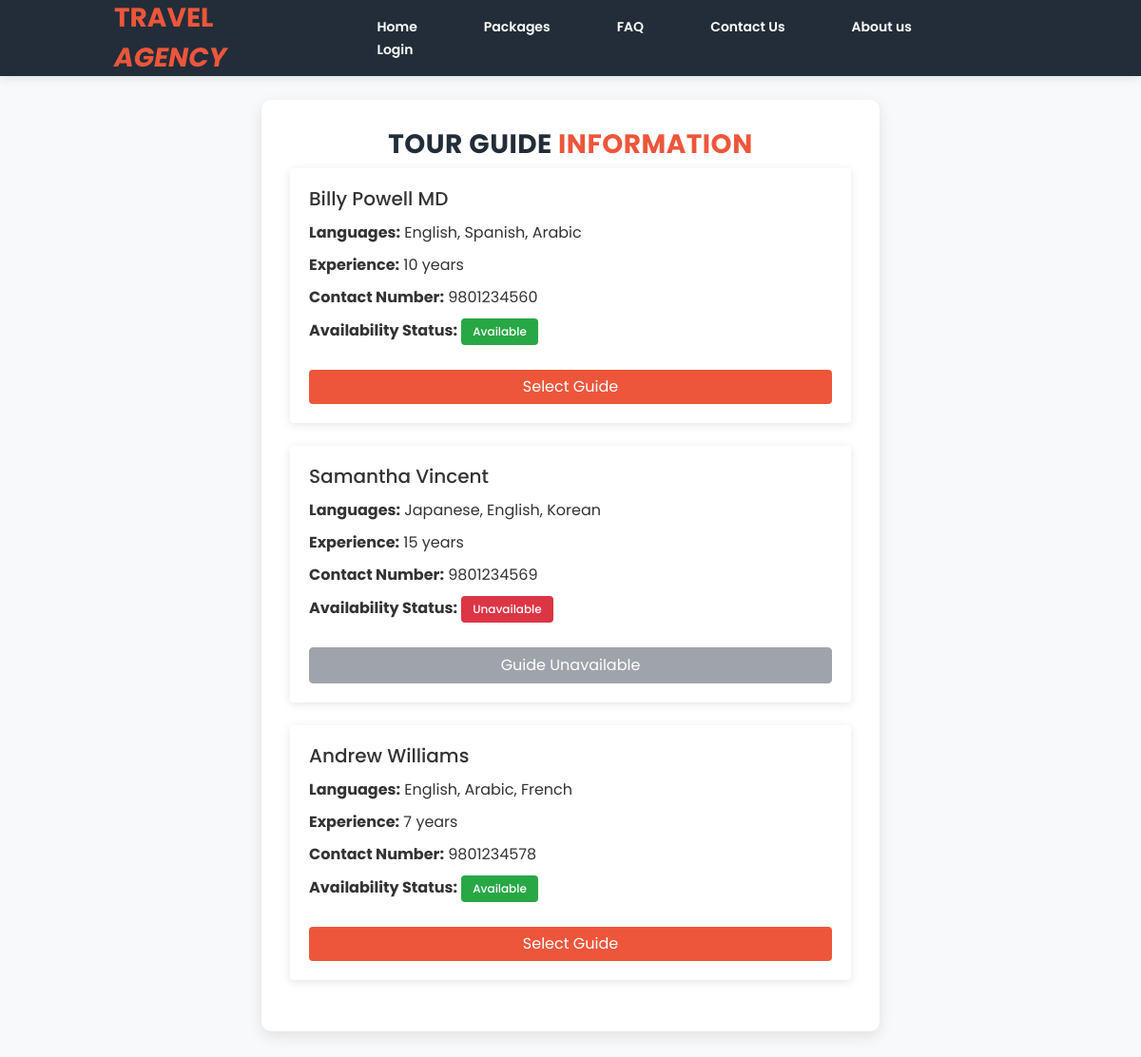
The app's page /tour_guide.php?package_id=1 with its own data.
### tables this page shows
CREATE TABLE TourGuide (
    Guide_ID INT PRIMARY KEY,
    Name VARCHAR(255) NOT NULL,
    Languages TEXT NOT NULL,
    Experience INT NOT NULL,
    Contact_Number VARCHAR(20) NOT NULL,
    Availability_Status ENUM('Available', 'Unavailable') NOT NULL,
    TourPackage_ID INT NOT NULL,
    FOREIGN KEY (TourPackage_ID) REFERENCES TourPackage(TourPackage_ID)
);

### tour_guide.php (the view, shortened to what this page needs)
<?php
require_once 'includes/db_connection.php';
$package_id = isset($_GET['package_id']) ? (int)$_GET['package_id'] : 0;
$guide_sql = "SELECT * FROM TourGuide WHERE TourPackage_ID = ?";
$guide_stmt = $conn->prepare($guide_sql);
$guide_stmt->bind_param("i", $package_id);
$guide_stmt->execute();
$guide_result = $guide_stmt->get_result();
$guides = $guide_result->fetch_all(MYSQLI_ASSOC);
?>
<!DOCTYPE html>
<html lang="en">
<head>
    <link rel="stylesheet" type="text/css" href="assets/css/bootstrap.min.css">
    <link rel="stylesheet" type="text/css" href="assets/css/font-awesome.css">
    <link rel="stylesheet" type="text/css" href="./assets/css/tour_guide.css">
    <link rel="stylesheet" type="text/css" href="./assets/css/nav.css">
</head>
<body>
<header class="header-area header-sticky">
    <div class="container">
        <div class="row">
            <div class="col-12">
                <nav class="main-nav">
                    <a href="index.html" class="logo">Travel <em>Agency</em></a>
                    <ul class="nav">
                    <li><a href="index.php">Home</a></li>
                    <li><a href="packages.php">Packages</a></li>
                    <li><a href="faq.php">FAQ</a></li>
                    <li><a href="contact.php">Contact Us</a></li>
                    <li><a href="about.php">About us</a></li>
                    <?php if (isset($_SESSION['customer_id'])): ?>
                        <li class="nav-item dropdown">
                            <a href="#" class="dropdown active" id="profileDropdown" data-toggle="dropdown" aria-haspopup="true" aria-expanded="false">
                                <i class="fa fa-user-circle"></i> <?php echo htmlspecialchars($_SESSION['name']); ?>
                            </a>
                            <div class="dropdown-menu custom-navbar-dropdown" aria-labelledby="profileDropdown">
                                <a class="dropdown-item" href="view_booking.php">Profile</a>
                                <a class="dropdown-item logout-btn" href="logout.php">Logout</a>
                            </div>
                        </li>
                    <?php else: ?>
                        <li><a href="login.php">Login</a></li>
                    <?php endif; ?>
                </ul>
                </nav>
            </div>
        </div>
    </div>
</header>
    <div class="container">
        <div class="guide-container section-heading">
            <h2>Tour Guide <em>Information</em></h2>
            <?php if (empty($guides)): ?>
                <div class="alert alert-info">No tour guides found for this package.</div>
            <?php else: ?>
                <?php foreach ($guides as $guide): ?>
                    <div class="guide-card mb-4">
                        <div class="card">
                            <div class="card-body">
                                <h5 class="card-title"><?php echo htmlspecialchars($guide['Name']); ?></h5>
                                <div class="guide-info">
                                    <p><strong>Languages:</strong> <?php echo htmlspecialchars($guide['Languages']); ?></p>
                                    <p><strong>Experience:</strong> <?php echo htmlspecialchars($guide['Experience']); ?> years</p>
                                    <p><strong>Contact Number:</strong> <?php echo htmlspecialchars($guide['Contact_Number']); ?></p>
                                    <p><strong>Availability Status:</strong>
                                        <span class="badge <?php echo $guide['Availability_Status'] == 'Available' ? 'bg-success' : 'bg-danger'; ?>">
                                            <?php echo htmlspecialchars($guide['Availability_Status']); ?>
                                        </span>
                                    </p>
                                </div>
                                <?php if ($guide['Availability_Status'] == 'Available'): ?>
                                    <?php
                                    $booking_url = "booking.php?package_id=" . $package_id;
                                    $booking_url .= "&guide_id=" . $guide['Guide_ID'] . "&guide_name=" . urlencode($guide['Name']);
                                    ?>
                                    <a href="<?php echo $booking_url; ?>" class="btn btn-primary w-100 mt-3">Select Guide</a>
                                <?php else: ?>
                                    <button class="btn btn-secondary w-100 mt-3" disabled>Guide Unavailable</button>
                                <?php endif; ?>
                            </div>
                        </div>
                    </div>
                <?php endforeach; ?>
            <?php endif; ?>
        </div>
    </div>
    <link rel="stylesheet" href="https://cdnjs.cloudflare.com/ajax/libs/font-awesome/6.4.2/css/all.min.css">
</body>
</html>

### assets/css/tour_guide.css (style rules this page uses)
body { font-family: 'Poppins', sans-serif; background-color: #ffffff; color: #333; margin: 0; padding: 55px; }
.section-heading h2 { font-size: 28px; font-weight: 800; color: #232d39; text-transform: uppercase; letter-spacing: 0.5px; }
.section-heading h2 em { font-style: normal; color: #ed563b; }

### assets/css/nav.css (style rules this page uses)
.main-nav { background: #232d39; width: 100%; height: 80px; padding: 0 10%; display: flex; align-items: center; justify-content: space-between; position: fixed; top: 0; left: 0; z-index: 1000; box-shadow: 0 2px 10px rgba(0, 0, 0, 0.1); }
.main-nav .logo { font-size: 28px; font-weight: 700; color: #ed563b; text-transform: uppercase; text-decoration: none; }
.main-nav ul.nav { list-style: none; padding: 0; margin: 0; display: flex; }
.main-nav ul.nav li { display: inline-block; margin-left: 30px; }
.main-nav ul.nav li a { text-decoration: none; font-size: 14px; font-weight: 600; color: #fff; padding: 20px; position: relative; transition: color 0.3s ease-in-out; }
.main-nav ul.nav li a::after { content: ""; position: absolute; left: 0; bottom: 5px; width: 0; height: 3px; background: #ed563b; transition: width 0.4s ease-in-out; }
.btn-primary { border-color: #ed563b; background-color: #ed563b; }
a { color: #ed563b; }
header, .header-area, .main-nav, .main-nav .logo, .main-nav .nav li a { transition: none !important; }

### tour_guide.php (style rules this page uses)
body { background-color: #f8f9fa; font-family: 'Poppins', sans-serif; }
.guide-container { max-width: 650px; margin: 50px auto; background: #fff; padding: 30px; border-radius: 10px; box-shadow: 0px 5px 15px rgba(0, 0, 0, 0.1); }
.guide-container h2 { text-align: center; color: #232d39; font-weight: 700; }
.btn-primary { background: #ed563b; border: none; }
.guide-card { transition: transform 0.3s ease; }
.card { border: none; box-shadow: 0 2px 10px rgba(0,0,0,0.1); }
.badge { padding: 8px 12px; border-radius: 4px; font-weight: 500; }
.bg-success { background-color: #28a745 !important; color: white; }
.bg-danger { background-color: #dc3545 !important; color: white; }
.guide-info p { margin-bottom: 10px; }

### records on screen
tourguide: Name "Billy Powell MD", Languages "English, Spanish, Arabic", Experience "10", Contact_Number "9801234560", Availability_Status "Available"
tourguide: Name "Samantha Vincent", Languages "Japanese, English, Korean", Experience "15", Contact_Number "9801234569", Availability_Status "Unavailable", shows "Guide Unavailable"
tourguide: Name "Andrew Williams", Languages "English, Arabic, French", Experience "7", Contact_Number "9801234578", Availability_Status "Available"
